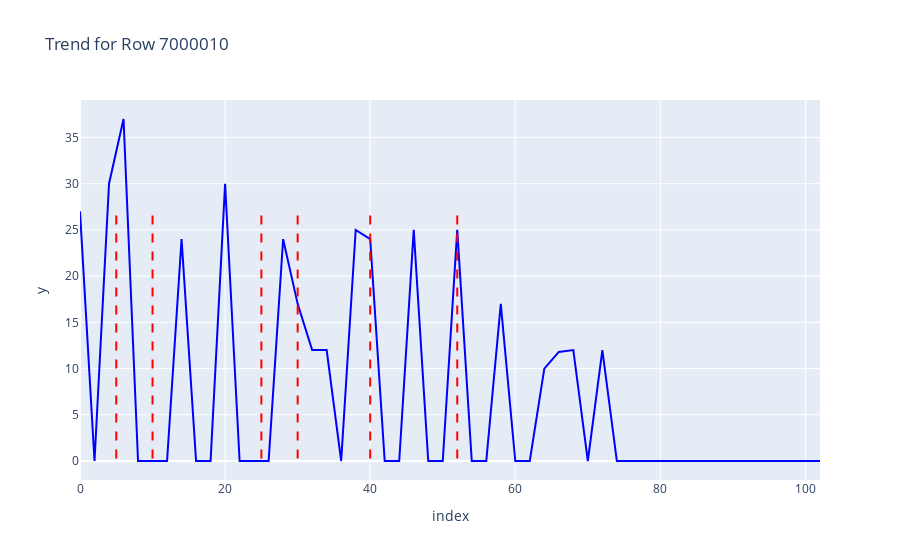

This figure's notebook cell:
### Code cell
import numpy as np
import pandas as pd
import plotly.express as px
import ipywidgets as widgets
from IPython.display import display
import ruptures as rpt

# Assuming your DataFrame is named 'pivot_test_churn'

# Apply exponential smoothing to a given time series data
def exponential_smoothing(data, alpha):
    smoothed_data = [data.iloc[0]]  # Initialize with the first data point
    for i in range(1, len(data)):
        smoothed_value = alpha * data.iloc[i] + (1 - alpha) * smoothed_data[-1]
        smoothed_data.append(smoothed_value)
    return smoothed_data

# Detect critical points in a time series using ruptures
def detect_critical_points(data):
    # Convert data to a numpy array
    values = data.values.reshape(-1, 1)  # Reshape to 2D array

    # Create a change point detection model using the Pelt algorithm
    model = rpt.Pelt(model="l2").fit(values)

    # Find the change points (critical points)
    change_points = model.predict(pen=10) 
    
    # Convert the critical points back to timestamps
    #timestamps = data.index[change_points].tolist()
    return change_points

# Create a dropdown widget with row numbers
dropdown = widgets.Dropdown(
    options=pivot_test_churn.index,
    description='Select Row:'
)

# Define the function to update the plot when the dropdown value changes
def on_dropdown_change(change):
    row = change.new
    plot_trend(row)

dropdown.observe(on_dropdown_change, names='value')

# Define the plot function with exponential smoothing and critical point detection
def plot_trend(row):
    row_data = pivot_test_churn.loc[row]

    # Apply exponential smoothing to the row data
    alpha = 0.2  # Adjust alpha based on the desired smoothing level (0 < alpha < 1)
    smoothed_row_data = exponential_smoothing(row_data, alpha)

    # Convert smoothed data to a DataFrame
    smoothed_data_df = pd.DataFrame({'Smoothed Value': smoothed_row_data}, index=row_data.index)

    # Detect critical points in the smoothed data
    critical_points = detect_critical_points(smoothed_data_df)

    # Plot the smoothed data
    fig = px.line(row_data, x=row_data.index, y=row_data.values, title=f'Trend for Row {row}')
    fig.update_traces(line=dict(color='blue'))

    # Plot critical points on the smoothed data plot
    for cp in critical_points:
        fig.add_shape(
            type="line",
            x0=cp,
            y0=min(smoothed_row_data),
            x1=cp,
            y1=max(smoothed_row_data),
            line=dict(color='red', width=2, dash='dash')
        )

    fig.show()

# Initial plot with the first row
plot_trend(pivot_test_churn.index[0])

# Display the dropdown widget
display(dropdown)

### Figure 1 — Plotly figure (JSON) as saved in the notebook; plotly's stock layout.template omitted (floating-point values rounded to 4 significant figures)
{"data": [{"hovertemplate": "index=%{x}<br>y=%{y}<extra></extra>", "legendgroup": "", "line": {"color": "blue", "dash": "solid"}, "marker": {"symbol": "circle"}, "mode": "lines", "name": "", "orientation": "v", "showlegend": false, "type": "scatter", "x": [0, 2, 4, 6, 8, 10, 12, 14, 16, 18, 20, 22, 24, 26, 28, 30, 32, 34, 36, 38, 40, 42, 44, 46, 48, 50, 52, 54, 56, 58, 60, 62, 64, 66, 68, 70, 72, 74, 76, 78, 80, 82, 84, 86, 88, 90, 92, 94, 96, 98, 100, 102], "xaxis": "x", "y": [27, 0, 30, 37, 0, 0, 0, 24, 0, 0, 30, 0, 0, 0, 24, 17, 12, 12, 0, 25, 24, 0, 0, 25, 0, 0, 25, 0, 0, 17, 0, 0, 10, 11.8, 12, 0, 12, 0, 0, 0, 0, 0, 0, 0, 0, 0, 0, 0, 0, 0, 0, 0], "yaxis": "y"}], "layout": {"autosize": true, "legend": {"tracegroupgap": 0}, "shapes": [{"line": {"color": "red", "dash": "dash", "width": 2}, "type": "line", "x0": 5, "x1": 5, "y0": 0.2782, "y1": 27}, {"line": {"color": "red", "dash": "dash", "width": 2}, "type": "line", "x0": 10, "x1": 10, "y0": 0.2782, "y1": 27}, {"line": {"color": "red", "dash": "dash", "width": 2}, "type": "line", "x0": 25, "x1": 25, "y0": 0.2782, "y1": 27}, {"line": {"color": "red", "dash": "dash", "width": 2}, "type": "line", "x0": 30, "x1": 30, "y0": 0.2782, "y1": 27}, {"line": {"color": "red", "dash": "dash", "width": 2}, "type": "line", "x0": 40, "x1": 40, "y0": 0.2782, "y1": 27}, {"line": {"color": "red", "dash": "dash", "width": 2}, "type": "line", "x0": 52, "x1": 52, "y0": 0.2782, "y1": 27}], "title": {"text": "Trend for Row 7000010"}, "xaxis": {"anchor": "y", "autorange": true, "domain": [0, 1], "range": [0, 102], "title": {"text": "index"}, "type": "linear"}, "yaxis": {"anchor": "x", "autorange": true, "domain": [0, 1], "range": [-2.056, 39.06], "title": {"text": "y"}, "type": "linear"}}}
